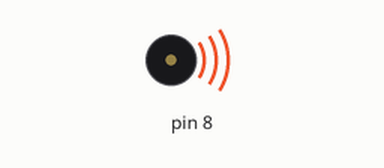
This sketch was run on a simulated Arduino Uno, built with avr-gcc and run on an emulated ATmega328P. On the bench: buzzer (waves = sounding).

Above: at 0.17 s.
Timing chart, 0 to 3.0 s (numbered marks = the images above):
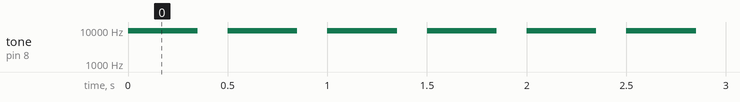

The sketch:

Piezo.ino
```cpp
void setup() {
  // put your setup code here, to run once:

}

void loop() {

  tone(8, 9453);
  delay(350);
  noTone(8);
  delay(150);
}
```

Measured:
- by itself, tone on pin 8: alternates 9453 Hz for 0.35 s and silent for 0.15 s
